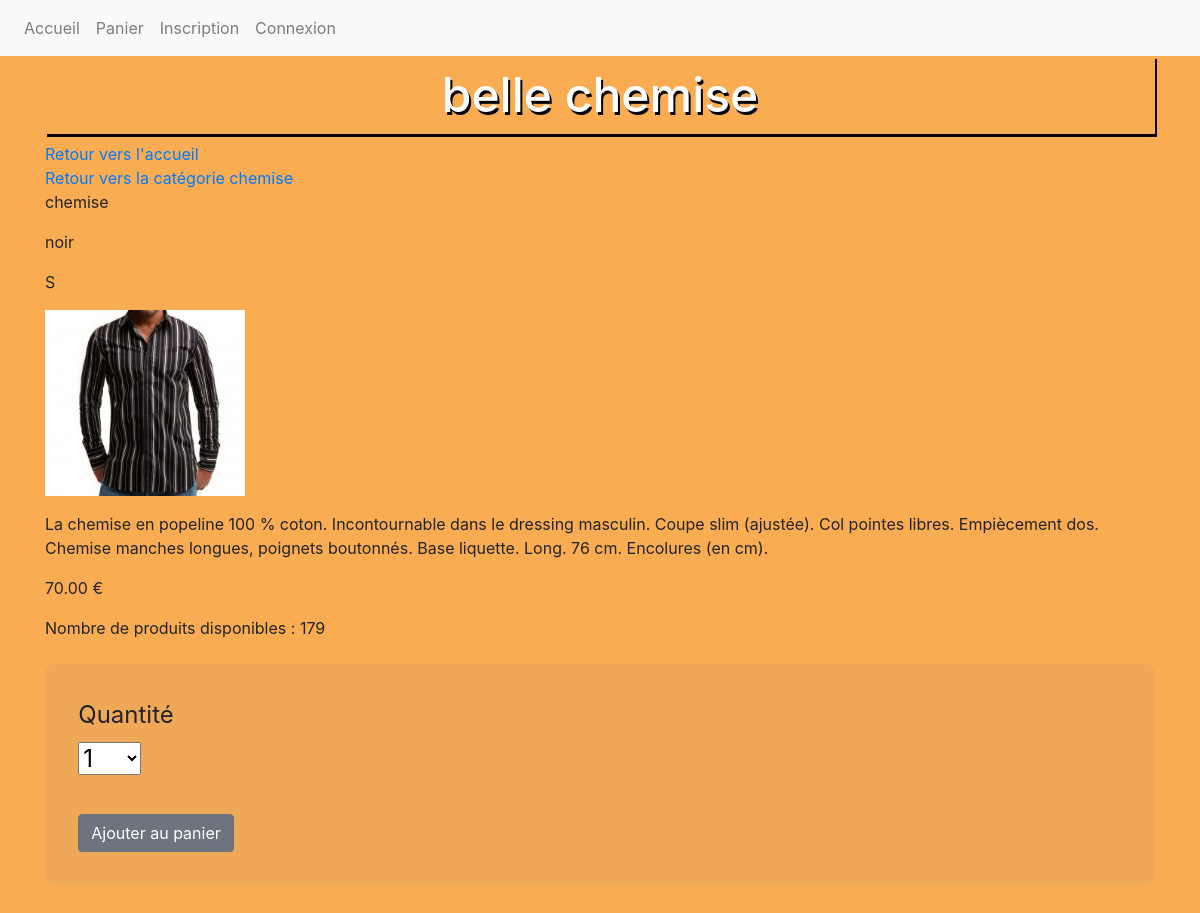
Page /fiche_produit.php?id_produit=4 on the committed database.
### tables this page shows
CREATE TABLE produit (
  id_produit int(5) NOT NULL AUTO_INCREMENT,
  reference int(15) NOT NULL,
  categorie varchar(70) NOT NULL,
  titre varchar(150) NOT NULL,
  description text NOT NULL,
  couleur varchar(10) NOT NULL,
  taille varchar(2) NOT NULL,
  sexe enum('m','f') NOT NULL,
  photo varchar(250) NOT NULL,
  prix double(7,2) NOT NULL,
  stock int(4) NOT NULL,
  PRIMARY KEY (id_produit),
  UNIQUE KEY reference (reference)
);

### inc/fonction.inc.php (called while the page is built, shortened)
<?php
function execute_requete( $req ){
    global $pdo;
    $pdostatement = $pdo->query( $req );
    return $pdostatement;
}

### inc/init.inc.php (called while the page is built, shortened)
<?php
$pdo = new PDO('mysql:host=localhost;dbname=boutique', 'root', '', array( PDO::ATTR_ERRMODE=>PDO::ERRMODE_WARNING, PDO::MYSQL_ATTR_INIT_COMMAND=>"SET NAMES UTF8" ) );
$content = '';
require_once 'fonction.inc.php';

### fiche_produit.php (the view, shortened to what this page needs)
<?php require_once "inc/header.inc.php"; ?>
<?php
if( isset($_GET['id_produit']) ){
    $r = execute_requete(" SELECT * FROM produit WHERE id_produit = '$_GET[id_produit]' ");
}
else{
    header('location:boutique.php');
    exit();
}
$produit = $r->fetch(PDO::FETCH_ASSOC);
$content .= '<a href="boutique.php">Retour vers l\'accueil</a><br>';
$content .= "<a href='boutique.php?categorie=$produit[categorie]'>Retour vers la catégorie $produit[categorie] </a><br>";
$content .=  "<p>$produit[categorie]</p>";
$content .=  "<p>$produit[couleur]</p>";
$content .=  "<p>$produit[taille]</p>";
$content .= "<p><img src='$produit[photo]' width='200' ></p>";
$content .=  "<p>$produit[description]</p>";
$content .=  "<p>$produit[prix] €</p>";
if( $produit['stock'] > 0 ){
    $content .= "Nombre de produits disponibles : $produit[stock] <br><br> ";
    $content .= "<form method='post' action='panier.php' >";
        $content .= "<label>Quantité</label><br>";
        $content .= '<select name="quantite">';
            for( $i = 1; $i <= $produit['stock']; $i++){
                $content .= "<option> $i </option>";
            }
        $content .= '</select><br><br>';
        $content .= '<input type="hidden" name="id_produit" value="'.$produit['id_produit'].'">';
        $content .= "<input type='submit' name='ajout_panier' value='Ajouter au panier' class='btn btn-secondary' >";
    $content .= '</form>';
}
else{
    $content .= "<p>Rupture de stock</p>";
}
?>
<h1><?= $produit['titre'] ?></h1>
<?= $content ?>
<?php require_once "inc/footer.inc.php"; ?>

### assets/css/styles.css (style rules this page uses)
body { background-color: rgba(248, 142, 20, 0.733) !important; width: 100% !important; height: 100% !important; }
form { background-color: rgb(238, 168, 88) !important; padding: 3%; border-radius: 10px; font-size: 1.5rem !important; margin: 0 auto; }
h1 { text-align: center !important; font-size: 3rem !important; padding: 10px; box-shadow: 2px 3px 0px black; text-shadow: 2px 3px 0px black; color: white; }

### rows in the picture
produit: titre "belle chemise", categorie "chemise", couleur "noir", taille "S", photo (picture), description "La chemise en popeline 100 % coton. Incontournable dans le dressing masculin. Coupe slim (ajustée). Col pointes libres. Empiècement dos. Chemise manches longues, poignets boutonnés. Base liquette. Long. 76 cm. Encolures (en cm).", prix "70.00", stock "179"

### other values in the picture
form field quantite "1"
